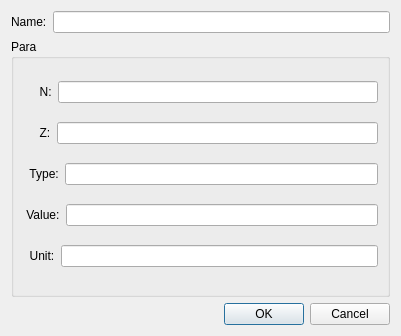
<?xml version="1.0" encoding="UTF-8"?>
<ui version="4.0">
 <class>DialogIsotope</class>
 <widget class="QDialog" name="DialogIsotope">
  <property name="geometry">
   <rect>
    <x>0</x>
    <y>0</y>
    <width>401</width>
    <height>336</height>
   </rect>
  </property>
  <property name="windowTitle">
   <string>Dialog</string>
  </property>
  <layout class="QGridLayout" name="gridLayout_2">
   <item row="0" column="0">
    <widget class="QLabel" name="label">
     <property name="text">
      <string>Name:</string>
     </property>
    </widget>
   </item>
   <item row="0" column="1">
    <widget class="QLineEdit" name="namelineEdit"/>
   </item>
   <item row="1" column="0" colspan="2">
    <widget class="QGroupBox" name="groupBox">
     <property name="sizePolicy">
      <sizepolicy hsizetype="Expanding" vsizetype="Expanding">
       <horstretch>0</horstretch>
       <verstretch>0</verstretch>
      </sizepolicy>
     </property>
     <property name="title">
      <string>Para</string>
     </property>
     <layout class="QGridLayout" name="gridLayout">
      <item row="0" column="0">
       <layout class="QHBoxLayout" name="horizontalLayout_2">
        <item>
         <widget class="QLabel" name="label_2">
          <property name="text">
           <string>     N:</string>
          </property>
         </widget>
        </item>
        <item>
         <widget class="QLineEdit" name="namelineEdit_2"/>
        </item>
       </layout>
      </item>
      <item row="1" column="0">
       <layout class="QHBoxLayout" name="horizontalLayout_3">
        <item>
         <widget class="QLabel" name="label_3">
          <property name="text">
           <string>     Z:</string>
          </property>
         </widget>
        </item>
        <item>
         <widget class="QLineEdit" name="namelineEdit_3">
          <property name="sizePolicy">
           <sizepolicy hsizetype="Expanding" vsizetype="Fixed">
            <horstretch>0</horstretch>
            <verstretch>0</verstretch>
           </sizepolicy>
          </property>
         </widget>
        </item>
       </layout>
      </item>
      <item row="2" column="0">
       <layout class="QHBoxLayout" name="horizontalLayout_4">
        <item>
         <widget class="QLabel" name="label_4">
          <property name="text">
           <string>  Type:</string>
          </property>
         </widget>
        </item>
        <item>
         <widget class="QLineEdit" name="namelineEdit_4"/>
        </item>
       </layout>
      </item>
      <item row="3" column="0">
       <layout class="QHBoxLayout" name="horizontalLayout_6">
        <item>
         <widget class="QLabel" name="label_6">
          <property name="text">
           <string> Value:</string>
          </property>
         </widget>
        </item>
        <item>
         <widget class="QLineEdit" name="namelineEdit_5"/>
        </item>
       </layout>
      </item>
      <item row="4" column="0">
       <layout class="QHBoxLayout" name="horizontalLayout_5">
        <item>
         <widget class="QLabel" name="label_5">
          <property name="sizePolicy">
           <sizepolicy hsizetype="Minimum" vsizetype="Preferred">
            <horstretch>0</horstretch>
            <verstretch>0</verstretch>
           </sizepolicy>
          </property>
          <property name="maximumSize">
           <size>
            <width>100</width>
            <height>16777215</height>
           </size>
          </property>
          <property name="text">
           <string>  Unit:</string>
          </property>
         </widget>
        </item>
        <item>
         <widget class="QLineEdit" name="namelineEdit_6">
          <property name="text">
           <string/>
          </property>
         </widget>
        </item>
       </layout>
      </item>
     </layout>
    </widget>
   </item>
   <item row="2" column="0" colspan="2">
    <widget class="QDialogButtonBox" name="buttonBox">
     <property name="orientation">
      <enum>Qt::Horizontal</enum>
     </property>
     <property name="standardButtons">
      <set>QDialogButtonBox::Cancel|QDialogButtonBox::Ok</set>
     </property>
    </widget>
   </item>
  </layout>
 </widget>
 <resources/>
 <connections>
  <connection>
   <sender>buttonBox</sender>
   <signal>accepted()</signal>
   <receiver>DialogIsotope</receiver>
   <slot>accept()</slot>
   <hints>
    <hint type="sourcelabel">
     <x>248</x>
     <y>254</y>
    </hint>
    <hint type="destinationlabel">
     <x>157</x>
     <y>274</y>
    </hint>
   </hints>
  </connection>
  <connection>
   <sender>buttonBox</sender>
   <signal>rejected()</signal>
   <receiver>DialogIsotope</receiver>
   <slot>reject()</slot>
   <hints>
    <hint type="sourcelabel">
     <x>316</x>
     <y>260</y>
    </hint>
    <hint type="destinationlabel">
     <x>286</x>
     <y>274</y>
    </hint>
   </hints>
  </connection>
 </connections>
</ui>
